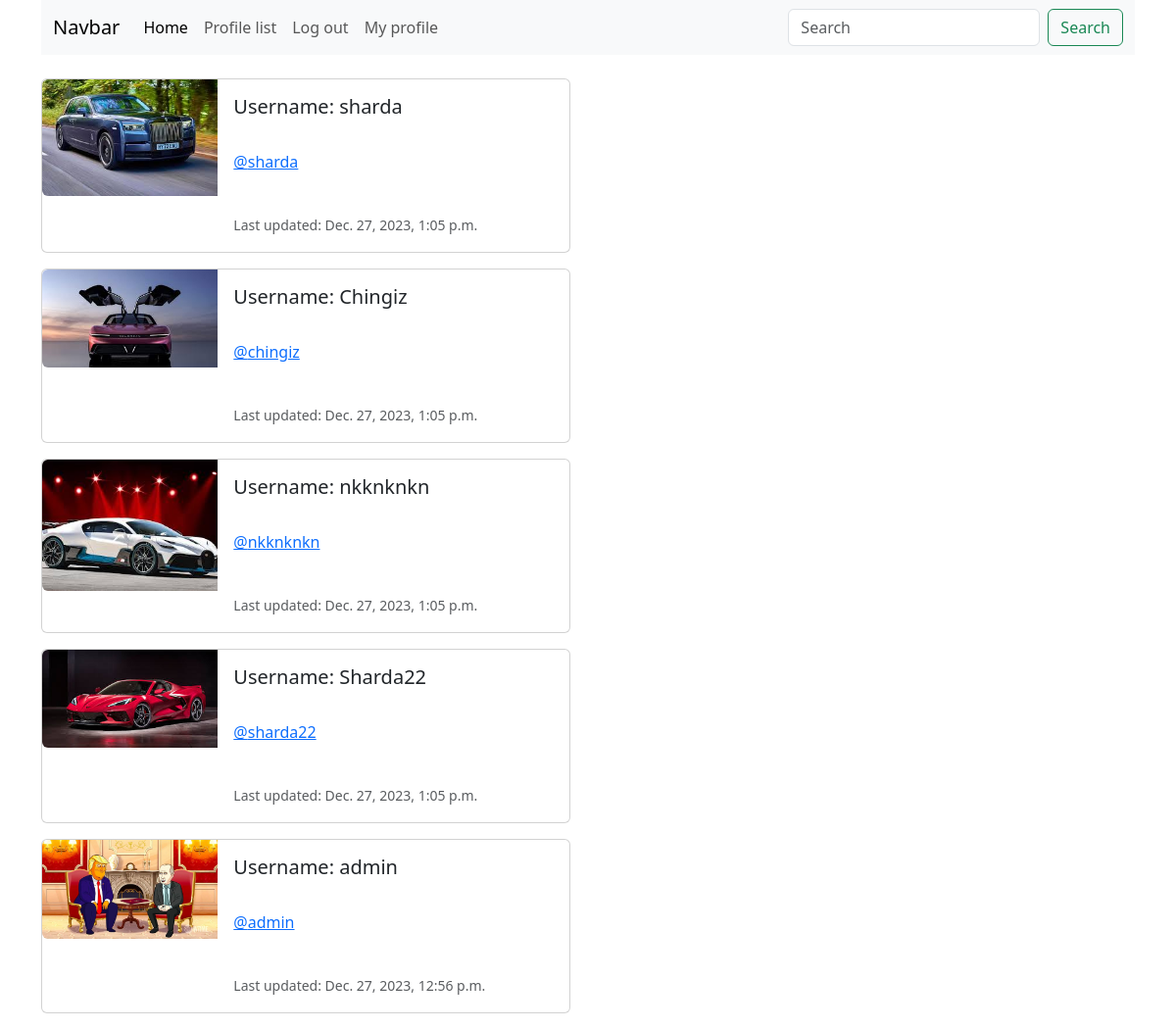
The page /profile_list/ (signed in) on the database as committed earlier.
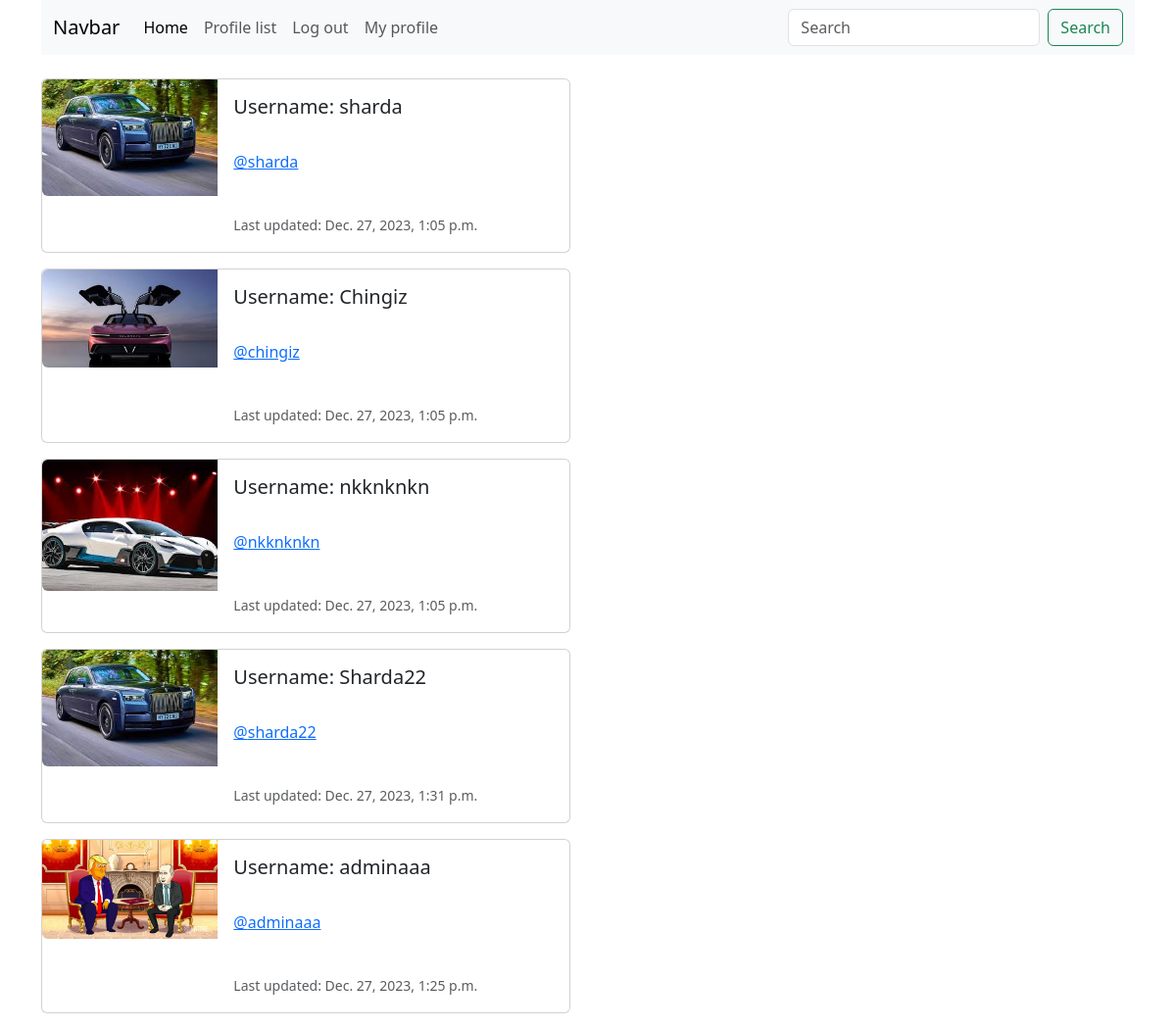
The same page on the database as committed later.
### twitterclone/models.py (models this page shows, shortened)
class Profile(models.Model):
    user = models.OneToOneField(User, on_delete=models.CASCADE)
    follows = models.ManyToManyField("self",
                                    related_name="followed_by",
                                    symmetrical=False,
                                    blank=True)
    profile_image = models.ImageField(null=True, blank=True, upload_to="images/")
    created_date = models.DateTimeField(User, auto_now=True)

### twitterclone/views.py (the view)
# urls.py: path('profile_list/', views.profile_list, name="profile_list"),
def profile_list(request):
    if request.user.is_authenticated:
        profiles = Profile.objects.exclude(user=request.user)
        return render(request, 'profile_list.html', {"profiles":profiles})
    else:
        messages.success(request, ("You have to log in"))
        return render(request, 'home.html', {})

### twitterclone/templates/profile_list.html
{% extends 'base.html' %}
{% load static %}
{% block content %}
{% if profiles %}
    {% for profiles in profiles %}
    <div class="card mb-3" style="max-width: 540px;">
        <div class="row g-0">
          <div class="col-md-4">
             {% if profiles.profile_image %}
              <img src="{{ profiles.profile_image.url }}" width="200" height="200" class="img-fluid rounded-start  " alt="{{ profiles.user.username }}">
              {% else %}
              <img src="{% static 'twitterclone/images/profile_image_2.png' %}" width="200" height="200" class="img-fluid rounded-start" alt="Profile picture">
             {% endif %}
          </div>
          <div class="col-md-8">
            <div class="card-body">
              <h5 class="card-title">Username: {{ profiles.user.username }}</h5>
              <br/>
              <p class="card-text"> <a href="{% url 'profile' profiles.user.id %}">@{{ profiles.user.username|lower }} </a> </p>
              <br/>
              <p class="card-text"><small class="text-body-secondary"> Last updated: {{ profiles.created_date }}</small></p>
            </div>
          </div>
        </div>
      </div>
    {% endfor %}
{% endif %}
{% endblock  %}

Rows that differ between the two databases and show on the page:
changed Profile "Sharda22": profile_image: a different picture; created_date "Dec. 27, 2023, 1:05 p.m." → "Dec. 27, 2023, 1:31 p.m."
changed Profile: user.username "admin" → "adminaaa"; created_date "Dec. 27, 2023, 12:56 p.m." → "Dec. 27, 2023, 1:25 p.m."
